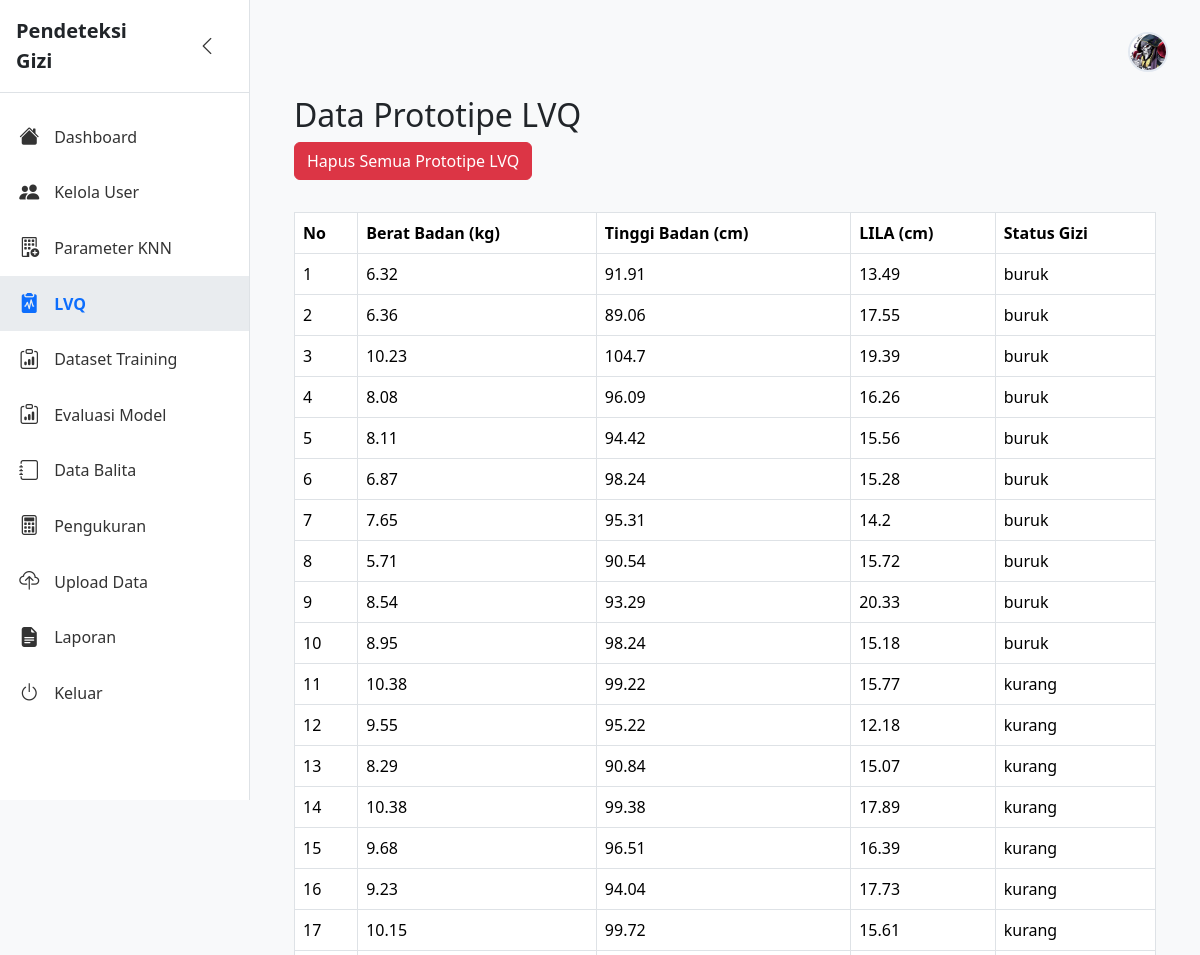
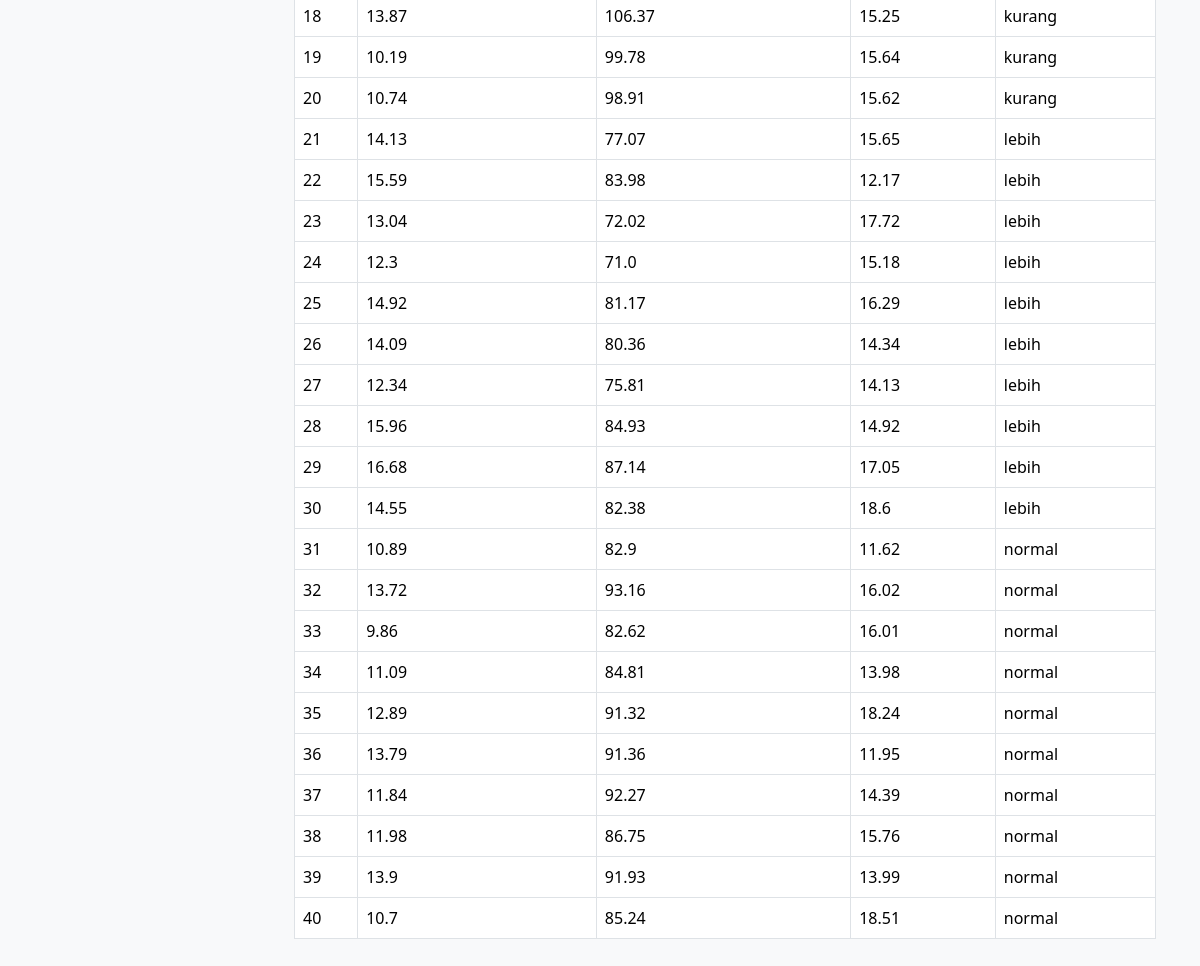
Screenshot of /lvq_prototype (signed in) with the database file from the repository (2 pictures, top to bottom).
### tables this page shows
CREATE TABLE dataset_lvq (
    id INTEGER PRIMARY KEY AUTOINCREMENT,
    feature1 REAL,
    feature2 REAL,
    feature3 REAL,
    target TEXT
);

### app.py (the view)
@app.route('/lvq_prototype')
@login_required
def lvq_prototype():
    conn = get_db()
    data_lvq = conn.execute(
        'SELECT id, feature1, feature2, feature3, target FROM dataset_lvq'
    ).fetchall()
    conn.close()
    return render_template('lvq_prototype.html', data_lvq=data_lvq)

### app.py (called while the page is built)
def get_db():
    conn = sqlite3.connect(app.config['DATABASE'])
    conn.row_factory = sqlite3.Row
    conn.execute("PRAGMA foreign_keys = ON")
    return conn

def login_required(f):
    @wraps(f)
    def decorated(*args, **kwargs):
        if 'user_id' not in session:
            flash('Silakan login terlebih dahulu', 'danger')
            return redirect(url_for('login'))
        return f(*args, **kwargs)
    return decorated

### templates/lvq_prototype.html
{% extends "base.html" %}
{% block content %}
<div class="container mt-4">
  <h2>Data Prototipe LVQ</h2>
  <form action="{{ url_for('delete_all_lvq_prototype') }}" method="post" style="display:inline;" onsubmit="return confirm('Yakin ingin hapus SEMUA prototipe LVQ?');">
    <button type="submit" class="btn btn-danger mb-3">Hapus Semua Prototipe LVQ</button>
</form>
  <table class="table table-bordered mt-3">
    <thead>
      <tr>
        <th>No</th>
        <th>Berat Badan (kg)</th>
        <th>Tinggi Badan (cm)</th>
        <th>LILA (cm)</th>
        <th>Status Gizi</th>
      </tr>
    </thead>
    <tbody>
      {% for row in data_lvq %}
      <tr>
        <td>{{ loop.index }}</td>
        <td>{{ row['feature1']|round(2) }}</td>
        <td>{{ row['feature2']|round(2) }}</td>
        <td>{{ row['feature3']|round(2) }}</td>
        <td>{{ row['target'] }}</td>
      </tr>
      {% else %}
      <tr>
        <td colspan="6" class="text-center">Belum ada prototipe LVQ</td>
      </tr>
      {% endfor %}
    </tbody>
  </table>
</div>
{% endblock %}

### templates/base.html (style rules this page uses)
body { background: #f8f9fa; }

### rows the page displays
dataset_lvq: feature1 "6.32", feature2 "91.91", feature3 "13.49", target "buruk"
dataset_lvq: feature1 "6.36", feature2 "89.06", feature3 "17.55", target "buruk"
dataset_lvq: feature1 "10.23", feature2 "104.7", feature3 "19.39", target "buruk"
dataset_lvq: feature1 "8.08", feature2 "96.09", feature3 "16.26", target "buruk"
dataset_lvq: feature1 "8.11", feature2 "94.42", feature3 "15.56", target "buruk"
dataset_lvq: feature1 "6.87", feature2 "98.24", feature3 "15.28", target "buruk"
dataset_lvq: feature1 "7.65", feature2 "95.31", feature3 "14.2", target "buruk"
dataset_lvq: feature1 "5.71", feature2 "90.54", feature3 "15.72", target "buruk"
dataset_lvq: feature1 "8.54", feature2 "93.29", feature3 "20.33", target "buruk"
dataset_lvq: feature1 "8.95", feature2 "98.24", feature3 "15.18", target "buruk"
dataset_lvq: feature1 "10.38", feature2 "99.22", feature3 "15.77", target "kurang"
dataset_lvq: feature1 "9.55", feature2 "95.22", feature3 "12.18", target "kurang"
dataset_lvq: feature1 "8.29", feature2 "90.84", feature3 "15.07", target "kurang"
dataset_lvq: feature1 "10.38", feature2 "99.38", feature3 "17.89", target "kurang"
dataset_lvq: feature1 "9.68", feature2 "96.51", feature3 "16.39", target "kurang"
dataset_lvq: feature1 "9.23", feature2 "94.04", feature3 "17.73", target "kurang"
dataset_lvq: feature1 "10.15", feature2 "99.72", feature3 "15.61", target "kurang"
dataset_lvq: feature1 "13.87", feature2 "106.37", feature3 "15.25", target "kurang"
dataset_lvq: feature1 "10.19", feature2 "99.78", feature3 "15.64", target "kurang"
dataset_lvq: feature1 "10.74", feature2 "98.91", feature3 "15.62", target "kurang"
dataset_lvq: feature1 "14.13", feature2 "77.07", feature3 "15.65", target "lebih"
dataset_lvq: feature1 "15.59", feature2 "83.98", feature3 "12.17", target "lebih"
dataset_lvq: feature1 "13.04", feature2 "72.02", feature3 "17.72", target "lebih"
dataset_lvq: feature1 "12.3", feature2 "71.0", feature3 "15.18", target "lebih"
dataset_lvq: feature1 "14.92", feature2 "81.17", feature3 "16.29", target "lebih"
dataset_lvq: feature1 "14.09", feature2 "80.36", feature3 "14.34", target "lebih"
dataset_lvq: feature1 "12.34", feature2 "75.81", feature3 "14.13", target "lebih"
dataset_lvq: feature1 "15.96", feature2 "84.93", feature3 "14.92", target "lebih"
dataset_lvq: feature1 "16.68", feature2 "87.14", feature3 "17.05", target "lebih"
dataset_lvq: feature1 "14.55", feature2 "82.38", feature3 "18.6", target "lebih"
dataset_lvq: feature1 "10.89", feature2 "82.9", feature3 "11.62", target "normal"
dataset_lvq: feature1 "13.72", feature2 "93.16", feature3 "16.02", target "normal"
dataset_lvq: feature1 "9.86", feature2 "82.62", feature3 "16.01", target "normal"
dataset_lvq: feature1 "11.09", feature2 "84.81", feature3 "13.98", target "normal"
dataset_lvq: feature1 "12.89", feature2 "91.32", feature3 "18.24", target "normal"
dataset_lvq: feature1 "13.79", feature2 "91.36", feature3 "11.95", target "normal"
dataset_lvq: feature1 "11.84", feature2 "92.27", feature3 "14.39", target "normal"
dataset_lvq: feature1 "11.98", feature2 "86.75", feature3 "15.76", target "normal"
dataset_lvq: feature1 "13.9", feature2 "91.93", feature3 "13.99", target "normal"
dataset_lvq: feature1 "10.7", feature2 "85.24", feature3 "18.51", target "normal"
